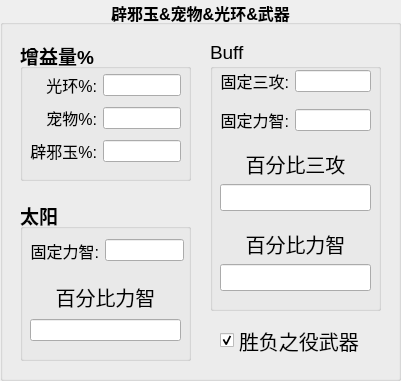
   <widget class="QGroupBox" name="groupBox_4">
    <property name="geometry">
     <rect>
      <x>20</x>
      <y>370</y>
      <width>401</width>
      <height>381</height>
     </rect>
    </property>
    <property name="font">
     <font>
      <pointsize>12</pointsize>
      <weight>75</weight>
      <bold>true</bold>
     </font>
    </property>
    <property name="styleSheet">
     <string notr="true">QGroupBox#groupBox_4 { 
border-radius:10px;
border: 2px solid rgb(144, 144, 144); 
}</string>
    </property>
    <property name="title">
     <string>辟邪玉&amp;&amp;宠物&amp;&amp;光环&amp;&amp;武器</string>
    </property>
    <property name="alignment">
     <set>Qt::AlignHCenter|Qt::AlignTop</set>
    </property>
    <property name="flat">
     <bool>true</bool>
    </property>
    <property name="checkable">
     <bool>false</bool>
    </property>
    <widget class="QGroupBox" name="groupBox_12">
     <property name="geometry">
      <rect>
       <x>20</x>
       <y>40</y>
       <width>171</width>
       <height>141</height>
      </rect>
     </property>
     <property name="font">
      <font>
       <family>Arial</family>
       <pointsize>14</pointsize>
       <weight>75</weight>
       <bold>true</bold>
      </font>
     </property>
     <property name="title">
      <string>增益量%</string>
     </property>
     <widget class="QWidget" name="layoutWidget">
      <property name="geometry">
       <rect>
        <x>10</x>
        <y>30</y>
        <width>151</width>
        <height>97</height>
       </rect>
      </property>
      <layout class="QGridLayout" name="gridLayout_2">
       <item row="2" column="0">
        <widget class="QLabel" name="label_12">
         <property name="font">
          <font>
           <pointsize>12</pointsize>
          </font>
         </property>
         <property name="text">
          <string>辟邪玉%:</string>
         </property>
         <property name="alignment">
          <set>Qt::AlignRight|Qt::AlignTrailing|Qt::AlignVCenter</set>
         </property>
        </widget>
       </item>
       <item row="1" column="0">
        <widget class="QLabel" name="label">
         <property name="font">
          <font>
           <pointsize>12</pointsize>
          </font>
         </property>
         <property name="text">
          <string>宠物%:</string>
         </property>
         <property name="alignment">
          <set>Qt::AlignRight|Qt::AlignTrailing|Qt::AlignVCenter</set>
         </property>
        </widget>
       </item>
       <item row="0" column="1">
        <widget class="QLineEdit" name="buff_gh">
         <property name="alignment">
          <set>Qt::AlignCenter</set>
         </property>
        </widget>
       </item>
       <item row="2" column="1">
        <widget class="QLineEdit" name="buff_bxy">
         <property name="alignment">
          <set>Qt::AlignCenter</set>
         </property>
        </widget>
       </item>
       <item row="1" column="1">
        <widget class="QLineEdit" name="buff_cw">
         <property name="alignment">
          <set>Qt::AlignCenter</set>
         </property>
        </widget>
       </item>
       <item row="0" column="0">
        <widget class="QLabel" name="label_16">
         <property name="font">
          <font>
           <pointsize>12</pointsize>
          </font>
         </property>
         <property name="text">
          <string>光环%:</string>
         </property>
         <property name="alignment">
          <set>Qt::AlignRight|Qt::AlignTrailing|Qt::AlignVCenter</set>
         </property>
        </widget>
       </item>
      </layout>
     </widget>
    </widget>
    <widget class="QGroupBox" name="groupBox_11">
     <property name="geometry">
      <rect>
       <x>20</x>
       <y>200</y>
       <width>171</width>
       <height>161</height>
      </rect>
     </property>
     <property name="font">
      <font>
       <pointsize>14</pointsize>
       <weight>75</weight>
       <italic>false</italic>
       <bold>true</bold>
       <underline>false</underline>
      </font>
     </property>
     <property name="title">
      <string>太阳</string>
     </property>
     <widget class="QWidget" name="layoutWidget">
      <property name="geometry">
       <rect>
        <x>10</x>
        <y>30</y>
        <width>154</width>
        <height>41</height>
       </rect>
      </property>
      <layout class="QHBoxLayout" name="horizontalLayout_29">
       <item>
        <widget class="QLabel" name="label_48">
         <property name="font">
          <font>
           <pointsize>12</pointsize>
          </font>
         </property>
         <property name="text">
          <string>固定力智:</string>
         </property>
         <property name="alignment">
          <set>Qt::AlignRight|Qt::AlignTrailing|Qt::AlignVCenter</set>
         </property>
        </widget>
       </item>
       <item>
        <widget class="QLineEdit" name="ty_lz">
         <property name="alignment">
          <set>Qt::AlignCenter</set>
         </property>
        </widget>
       </item>
      </layout>
     </widget>
     <widget class="QWidget" name="layoutWidget">
      <property name="geometry">
       <rect>
        <x>10</x>
        <y>80</y>
        <width>151</width>
        <height>61</height>
       </rect>
      </property>
      <layout class="QVBoxLayout" name="verticalLayout_3">
       <item>
        <widget class="QLabel" name="label_21">
         <property name="font">
          <font>
           <pointsize>15</pointsize>
          </font>
         </property>
         <property name="text">
          <string>百分比力智</string>
         </property>
         <property name="alignment">
          <set>Qt::AlignCenter</set>
         </property>
        </widget>
       </item>
       <item>
        <widget class="QLineEdit" name="ty_bfb">
         <property name="alignment">
          <set>Qt::AlignCenter</set>
         </property>
        </widget>
       </item>
      </layout>
     </widget>
    </widget>
    <widget class="QGroupBox" name="groupBox_8">
     <property name="geometry">
      <rect>
       <x>210</x>
       <y>40</y>
       <width>171</width>
       <height>271</height>
      </rect>
     </property>
     <property name="font">
      <font>
       <family>Arial</family>
       <pointsize>14</pointsize>
       <weight>50</weight>
       <bold>false</bold>
      </font>
     </property>
     <property name="title">
      <string>Buff</string>
     </property>
     <widget class="QWidget" name="layoutWidget_7">
      <property name="geometry">
       <rect>
        <x>10</x>
        <y>110</y>
        <width>151</width>
        <height>61</height>
       </rect>
      </property>
      <layout class="QVBoxLayout" name="verticalLayout">
       <item>
        <widget class="QLabel" name="label_14">
         <property name="font">
          <font>
           <pointsize>15</pointsize>
          </font>
         </property>
         <property name="text">
          <string>百分比三攻</string>
         </property>
         <property name="alignment">
          <set>Qt::AlignCenter</set>
         </property>
        </widget>
       </item>
       <item>
        <widget class="QLineEdit" name="sg_bfb">
         <property name="font">
          <font>
           <pointsize>12</pointsize>
           <underline>false</underline>
          </font>
         </property>
         <property name="alignment">
          <set>Qt::AlignCenter</set>
         </property>
        </widget>
       </item>
      </layout>
     </widget>
     <widget class="QWidget" name="layoutWidget_10">
      <property name="geometry">
       <rect>
        <x>10</x>
        <y>190</y>
        <width>151</width>
        <height>61</height>
       </rect>
      </property>
      <layout class="QVBoxLayout" name="verticalLayout_2">
       <item>
        <widget class="QLabel" name="label_20">
         <property name="font">
          <font>
           <pointsize>15</pointsize>
          </font>
         </property>
         <property name="text">
          <string>百分比力智</string>
         </property>
         <property name="alignment">
          <set>Qt::AlignCenter</set>
         </property>
        </widget>
       </item>
       <item>
        <widget class="QLineEdit" name="lz_bfb">
         <property name="font">
          <font>
           <pointsize>12</pointsize>
          </font>
         </property>
         <property name="alignment">
          <set>Qt::AlignCenter</set>
         </property>
        </widget>
       </item>
      </layout>
     </widget>
     <widget class="QWidget" name="layoutWidget">
      <property name="geometry">
       <rect>
        <x>10</x>
        <y>20</y>
        <width>151</width>
        <height>81</height>
       </rect>
      </property>
      <layout class="QGridLayout" name="gridLayout_3">
       <item row="1" column="1">
        <widget class="QLineEdit" name="lz_guding">
         <property name="alignment">
          <set>Qt::AlignCenter</set>
         </property>
        </widget>
       </item>
       <item row="1" column="0">
        <widget class="QLabel" name="label_18">
         <property name="font">
          <font>
           <pointsize>12</pointsize>
          </font>
         </property>
         <property name="text">
          <string>固定力智:</string>
         </property>
         <property name="alignment">
          <set>Qt::AlignRight|Qt::AlignTrailing|Qt::AlignVCenter</set>
         </property>
        </widget>
       </item>
       <item row="0" column="0">
        <widget class="QLabel" name="label_10">
         <property name="font">
          <font>
           <pointsize>12</pointsize>
          </font>
         </property>
         <property name="text">
          <string>固定三攻:</string>
         </property>
         <property name="alignment">
          <set>Qt::AlignRight|Qt::AlignTrailing|Qt::AlignVCenter</set>
         </property>
        </widget>
       </item>
       <item row="0" column="1">
        <widget class="QLineEdit" name="sg_guding">
         <property name="alignment">
          <set>Qt::AlignCenter</set>
         </property>
        </widget>
       </item>
      </layout>
     </widget>
    </widget>
    <widget class="QCheckBox" name="cp_arm">
     <property name="geometry">
      <rect>
       <x>220</x>
       <y>320</y>
       <width>171</width>
       <height>41</height>
      </rect>
     </property>
     <property name="font">
      <font>
       <pointsize>15</pointsize>
       <weight>50</weight>
       <bold>false</bold>
      </font>
     </property>
     <property name="styleSheet">
      <string notr="true">QCheckBox {
  

   }


</string>
     </property>
     <property name="text">
      <string>胜负之役武器</string>
     </property>
     <property name="checked">
      <bool>true</bool>
     </property>
     <property name="autoExclusive">
      <bool>false</bool>
     </property>
    </widget>
   </widget>
